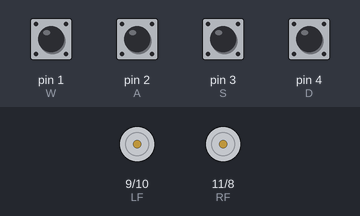
Bench run of a sketch on a simulated Arduino Leonardo, built with avr-gcc and run on an emulated ATmega32U4. Shown: motor-driver pin pairs drawn as motors (green arrow = first pin HIGH = forward, orange = second pin HIGH = backward, longer = more drive). The inputs (shaded band) are chosen by the test bench; at power-on: pin 1 (W), pin 2 (A), pin 3 (S), pin 4 (D) HIGH. USB keyboard and mouse output is not drawn.

Above: at 1.2 s.
1.3 s: pin 1 (W) pulled LOW for 0.15 s
At 1.37 s:
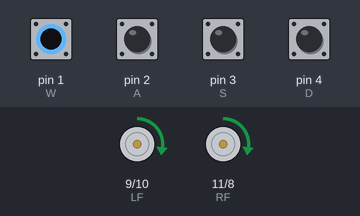
2.9 s: pin 2 (A) pulled LOW for 0.15 s
At 2.97 s:
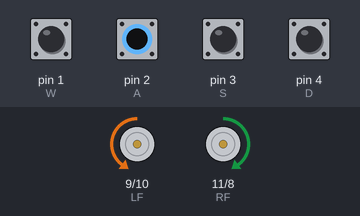
4.5 s: pin 3 (S) pulled LOW for 0.15 s
At 4.57 s:
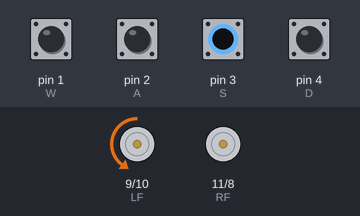
6.1 s: pin 4 (D) pulled LOW for 0.15 s
At 6.17 s:
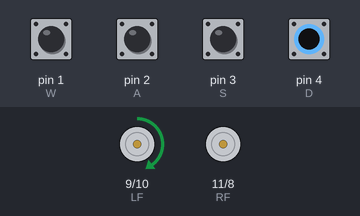
7.7 s: pin 1 (W) pulled LOW for 1 s
At 8.2 s:
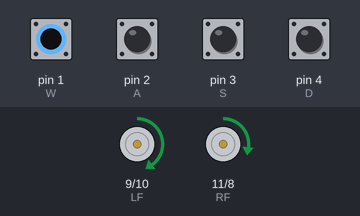
10.2 s: pin 1 (W) driven LOW and pin 2 (A) driven LOW
At 11.3 s:
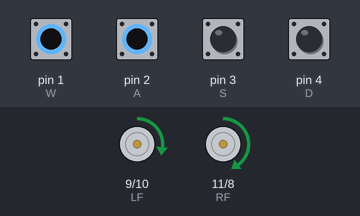
Timing chart, 0 to 12.7 s (numbered marks = the images above; inputs shaded):
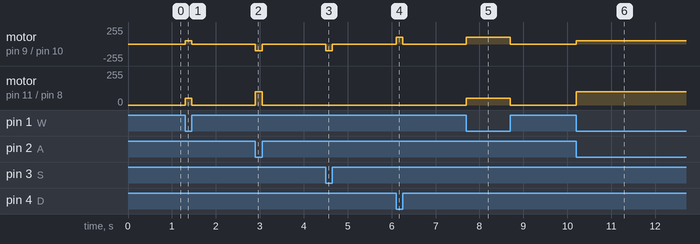

The sketch:

wasd.ino
```cpp
#include <Keyboard.h>

#define W 1
#define A 2
#define S 3
#define D 4

#define LF 9
#define LB 10
#define RF 11
#define RB 8

const int speed = 50;

void setup() {
  Keyboard.begin();
  pinMode(W, INPUT_PULLUP);
  pinMode(A, INPUT_PULLUP);
  pinMode(S, INPUT_PULLUP);
  pinMode(D, INPUT_PULLUP);

  pinMode(LF, OUTPUT);
  pinMode(LB, OUTPUT);
  pinMode(RF, OUTPUT);
  pinMode(RB, OUTPUT);

  digitalWrite(5, HIGH); //EN 1,2
  digitalWrite(6, HIGH); //EN 3,4
}

void loop() {
  bool w, a, s, d;
  w = digitalRead(W)==LOW;
  a = digitalRead(A)==LOW;
  s = digitalRead(S)==LOW;
  d = digitalRead(D)==LOW;

  //apologies
  if(w && !s && (a == d)){ //just w
    analogWrite(LB, 0);
    analogWrite(RB, 0);
    analogWrite(LF, speed);
    analogWrite(RF, speed);
  }
  else if(w && a && !s && !d){ //w+a
    analogWrite(LB, 0);
    analogWrite(RB, 0);
    analogWrite(LF, speed);
    analogWrite(RF, speed*2);
  }
  else if(w && !a && !s && d){//w+d
    analogWrite(LB, 0);
    analogWrite(RB, 0);
    analogWrite(LF, speed*2);
    analogWrite(RF, speed);
  }
  else if(!w && s && (a == d)){//just s
    analogWrite(LB, speed);
    analogWrite(RB, speed);
    analogWrite(LF, 0);
    analogWrite(RF, 0);
  }
  else if(!w && a && s && !d){//s+a
    analogWrite(LB, speed);
    analogWrite(RB, speed*2);
    analogWrite(LF, 0);
    analogWrite(RF, 0);
  }
  else if(!w && !a && s && d){//s+d
    analogWrite(LB, speed*2);
    analogWrite(RB, speed);
    analogWrite(LF, 0);
    analogWrite(RF, 0);
  }
  else if(a && !d && (w == s)){//just a
    analogWrite(LB, speed*2);
    analogWrite(RB, 0);
    analogWrite(LF, 0);
    analogWrite(RF, speed*2);
  }
  else if(!a && d && (w == s)){//just d
    analogWrite(LB, 0);
    analogWrite(RB, speed*2);
    analogWrite(LF, speed*2);
    analogWrite(RF, 0);
  }
  else{//nothing or everything
    analogWrite(LB, 0);
    analogWrite(RB, 0);
    analogWrite(LF, 0);
    analogWrite(RF, 0);
  }
}
```

Measured:
- after the input at 1.3 s, motor on pin 9 (LF) / pin 10 (LB), motor on pin 11 (RF) / pin 8 (RB): stopped → forward 50/255 at once, → stopped 0.15 s later
- after the input at 2.9 s, motor on pin 9 (LF) / pin 10 (LB): stopped → backward 100/255 at once, → stopped 0.15 s later; motor on pin 11 (RF) / pin 8 (RB): stopped → forward 100/255 at once, → stopped 0.15 s later
- after the input at 4.5 s, motor on pin 9 (LF) / pin 10 (LB): stopped → backward 100/255 at once, → stopped 0.15 s later
- after the input at 6.1 s, motor on pin 9 (LF) / pin 10 (LB): stopped → forward 100/255 at once, → stopped 0.15 s later
- after the input at 7.7 s, motor on pin 9 (LF) / pin 10 (LB): stopped → forward 100/255 at once, → stopped 1.0 s later; motor on pin 11 (RF) / pin 8 (RB): stopped → forward 50/255 at once, → stopped 1.0 s later
- after the input at 10.2 s, motor on pin 9 (LF) / pin 10 (LB): stopped → forward 50/255 at once; motor on pin 11 (RF) / pin 8 (RB): stopped → forward 100/255 at once
